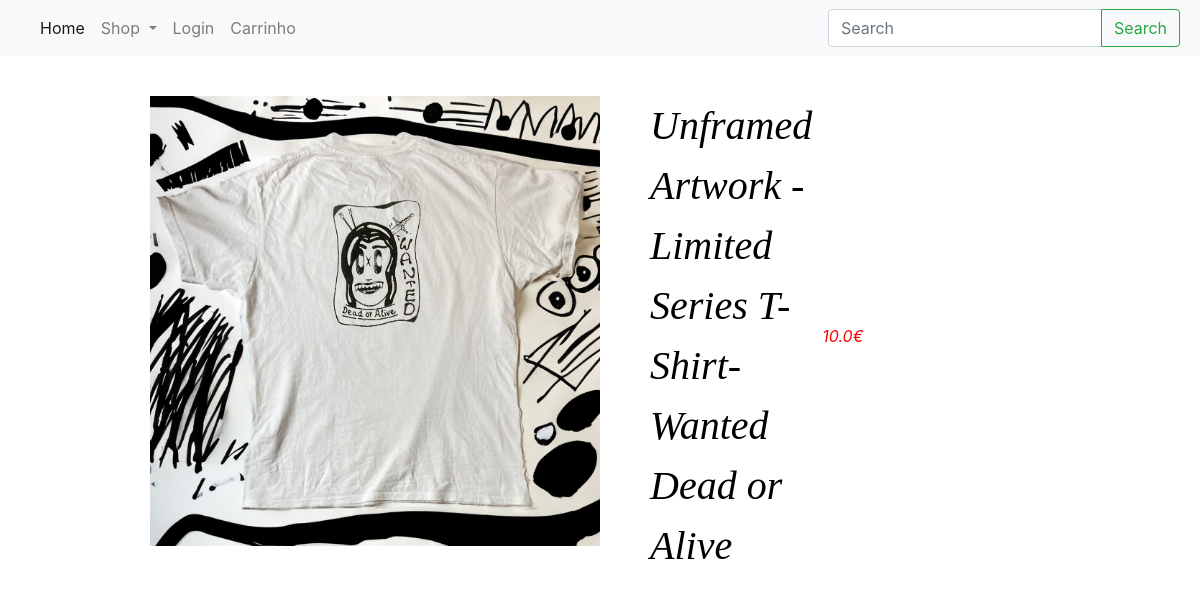
Page /store/item/1 on the committed database.
### siteroupa/models.py (models this page shows, shortened)
class Item(models.Model):
    name = models.CharField(max_length=120)
    price = models.FloatField(default=0)
    subcategory = models.ForeignKey(Subcategory, on_delete=models.CASCADE, default = 1)
    description = models.CharField(max_length=250, default='', blank=True)
    color = models.CharField(max_length=30, blank=True)
    stock = models.IntegerField(default=0)
    onsale = models.BooleanField(default=False)
    pub_data = models.DateTimeField(default=timezone.now())
    main_image = models.ImageField(null=True, blank=True)

### siteroupa/views.py (the view)
# urls.py: path('store/item/<pk>', views.items_get, name='item'),
def items_get(request, pk=1):
    items = Item.objects.get(pk=pk)
    context = {
        'item': items
    }
    return render(request, 'siteroupa/item.html', context)

### siteroupa/templates/siteroupa/item.html (shortened to what this page needs)
<!DOCTYPE html>
{% extends 'siteroupa/main.html' %}
{% block content %}
<html lang="en">
<head>
</head>
<body>
<br>
<br>
<br>
<br>
<div class="row">
    <div class="col-md-4" style="display: flex;">
        <div class="object">
            <img src="{{ item.main_image.url }}" class="imagem-pequena" />
            <div style="display: flex; align-items: center;">
                <p class="name">{{ item.name }}</p>
                <p class="price" style="margin-left: 10px;">{{ item.price }}€</p>
            </div>
        </div>
    </div>
</div>
</body>
</html>
{% endblock %}

### siteroupa/templates/siteroupa/item.html (style rules this page uses)
.imagem-pequena { width: 450px; height: 450px; margin-left: 150px; display: block; float: left; }
.name { color: black; font-style: italic; font-family: "Bradley Hand"; font-size: 40px; float: right; margin-left: 50px; }
.price { color: red; font-style: italic; float: right; }

### rows in the picture
Item: main_image (picture), name "Unframed Artwork - Limited Series T-Shirt- Wanted Dead or Alive", price "10.0"
